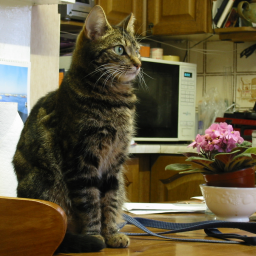
#> input picture W6L4/images/cat.bmp, 256 x 256 px
$ jupyter execute hadamard1.ipynb
#> lines starting #> are read from the running program, lines starting #| are printed output that depends on the picture
# Hadamard Example 1
### CS4243
#### Amir - 2022

[cell 1]
from scipy.linalg import hadamard
import numpy as np
import cv2

[cell 2]
# to show a 4x4 natural hadamard matrix and an 8x8 one
print('4x4 Natural Hadamard Matrix:\n', hadamard(4) )

print('\n8x8 Natural Hadamard Matrix:\n', hadamard(8) )

[cell 3]
# inline function to convert integer numbers to binary strings, and showing an example,
# x is the number and n is the bit length of its binary representation

int2bin = lambda x, n: format(x, 'b').zfill(n)

print(int2bin(11, 6))

[cell 4]
# horder function to convert the row number of the natural
# hadamard matrix to the sequency ordered row number
#
def horder(b,nn):
    jj = int2bin(b,nn)
    kk = ''
    for j in range(nn):
        kk = kk+jj[nn-1-j]

    kkk=np.zeros(nn)
    kkk[0] = kk[0]
    for j in range(1,nn):
        kkk[j] = int(kkk[j-1]) ^ int(kk[j])

    k=0
    for j in range(nn):
        k = k + int(kkk[j]) * 2**(nn-1-j)

    return int(k)

[cell 5]
# h = ordhad(n)
# generate a n*n ordered hadamard matrix
# amir - may 2022

def ordhad(n):
#> called with n = 4
    h = hadamard(n)
    hh = hadamard(n)
    nn = np.log2(n)
    for i in range(n):
        k = horder(int(i) , int(nn))
        hh[k][:] = h[i][:]

    return hh

[cell 6]
# to show a 4x4 sequency/frequency ordered hadamard matrix and an 8x8 one
print('4x4 Freq Ordered Hadamard Matrix:\n', ordhad(4) )

print('\n8x8 Freq Ordered Hadamard Matrix:\n', ordhad(8) )

[cell 7]
# Hadamard matrices, 64x64
ddd = (ordhad(64) + 1 ) * 200
eee = (hadamard(64)+ 1 ) * 200

cv2.namedWindow("Seq Ord 64", cv2.WINDOW_NORMAL)
cv2.imshow('Seq Ord 64',np.uint8(ddd))
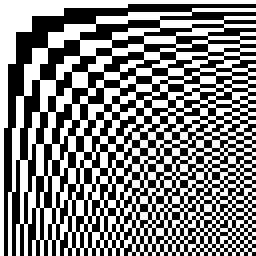
#> window 'Seq Ord 64': shape (64, 64) (shown 4 times larger); values 0 (black) and 144 (white), 50.8% white; black in thin lines or dots
cv2.namedWindow("Natural 64", cv2.WINDOW_NORMAL)
cv2.imshow('Natural 64',np.uint8(eee))
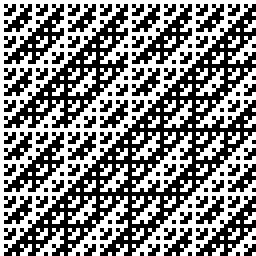
#> window 'Natural 64': shape (64, 64) (shown 4 times larger); values 0 (black) and 144 (white), 50.8% white; black in thin lines or dots
cv2.imwrite('ordhad64.jpg',np.uint8(ddd))
cv2.waitKey(0)
cv2.destroyAllWindows()
cv2.waitKey(1)

[cell 8]
# Hadamard matrices, 256x256
ddd = (ordhad(256) + 1 ) * 200
eee = (hadamard(256)+ 1 ) * 200
cv2.namedWindow("Seq Ord 256", cv2.WINDOW_NORMAL)
cv2.imshow('Seq Ord 256',np.uint8(ddd))
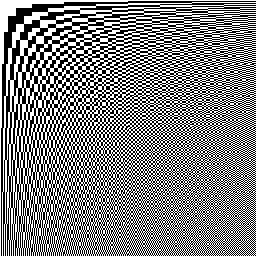
#> window 'Seq Ord 256': shape (256, 256); values 0 (black) and 144 (white), 50.2% white; black in thin lines or dots
cv2.namedWindow("Natural 256", cv2.WINDOW_NORMAL)
cv2.imshow('Natural 256',np.uint8(eee))
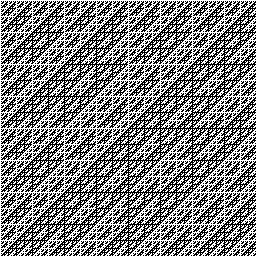
#> window 'Natural 256': shape (256, 256); values 0 (black) and 144 (white), 50.2% white; black in thin lines or dots
cv2.imwrite('ordhad256.jpg',np.uint8(ddd))
cv2.waitKey(0)

[cell 9]
# Example: Hadamard transform of a 512x512 image
# 1- building the freq ordered Hadamard matrix, size=512x512, equal to the supposed
# image size
h = ordhad(512)

[cell 10]
# reading image, conversion to graylevel, resize to 512x512
img = cv2.imread('images/cat.bmp')
#> img is the input picture: shape (256, 256, 3); mean B, G, R 64, 89.9, 100.5

[cell 11]
img = cv2.cvtColor(img, cv2.COLOR_BGR2GRAY)
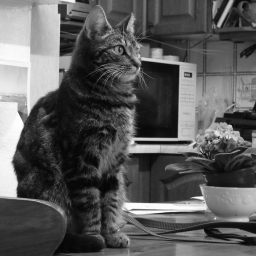
#> img: shape (256, 256); min 5, max 253, mean 90.1
img = cv2.resize(img, (512, 512))
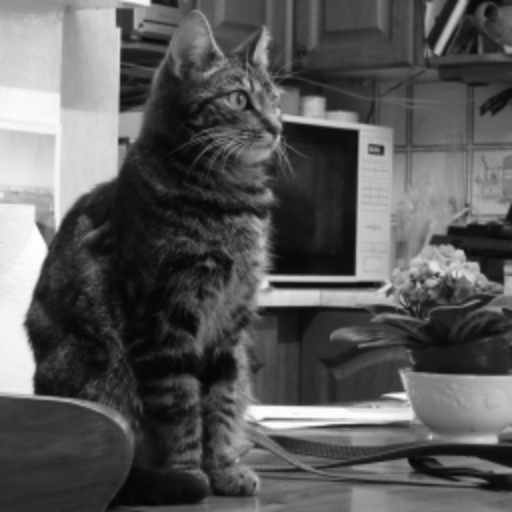
#> img: shape (512, 512); min 5, max 253, mean 90.1

There are three main ways to perform NumPy matrix multiplication:
* dot(array a, array b) : returns the scalar or dot product of two arrays.
* matmul(array a, array b) : returns the matrix product of two arrays.
* multiply(array a, array b) : returns the element-wise matrix multiplication of two arrays.

[cell 12]
# Transform: HI = h*img*h , matrix multiplication
HI = np.matmul(h, np.matmul(img, h))
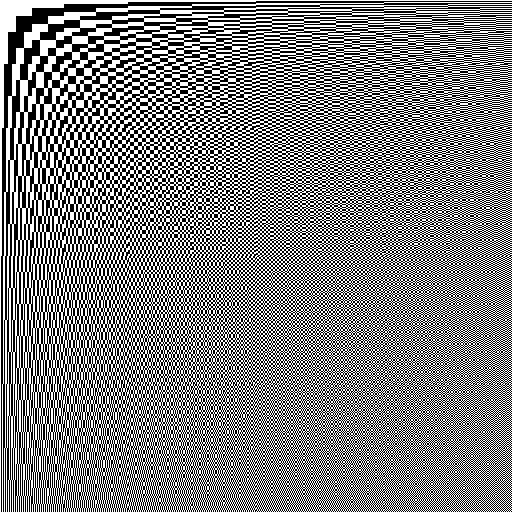
#> h: shape (512, 512) int64; values -1 (black) and 1 (white), 50.1% white; black in thin lines or dots

[cell 13]
# showing the shape and contents of the HI, i.e. Hadamard transform of the  img
HI.shape
#> Out = (512, 512)

[cell 14]
HI

[cell 15]
# sum of the all pixels of the img, check the HI[0,0] too !!??
np.sum(img)
#> Out = 23606677

In tests below we are going to build some 4x4 given binary images and compute their freq
ordered Hadamard transform to hive you some hints about an image and the distribution
of its frequency components

[cell 16]
img = np.ones((4,4))
h = ordhad(4)
H = np.matmul( h, np.matmul(img,h))
print('Image=\n', img , '\n Hadamard=')
print(H)

[cell 17]
img = [[1,1,0,0],[1,1,0,0],[1,1,0,0],[1,1,0,0]]
h = ordhad(4)
H = np.matmul( h, np.matmul(img,h))
print('Image=\n', img , '\n Hadamard=')
print(H)

[cell 18]
img = [[1,0,1,0],[1,0,1,0],[1,0,1,0],[1,0,1,0]]
h = ordhad(4)
H = np.matmul( h, np.matmul(img,h))
print('Image=\n', img , '\n Hadamard=')
print(H)

[cell 19]
img = [[1,0,1,0],[0,1,0,1],[1,0,1,0],[0,1,0,1]]
h = ordhad(4)
H = np.matmul( h, np.matmul(img,h))

print('Image=\n', img , '\n Hadamard=')
print(H)

[cell 20]
img = [[0,0,0,0],[0,1,1,0],[0,1,1,0],[0,0,0,0]]
h = ordhad(4)

$ run again, with W6L4/images/Arge_Bam3_bw.bmp copied over W6L4/images/cat.bmp
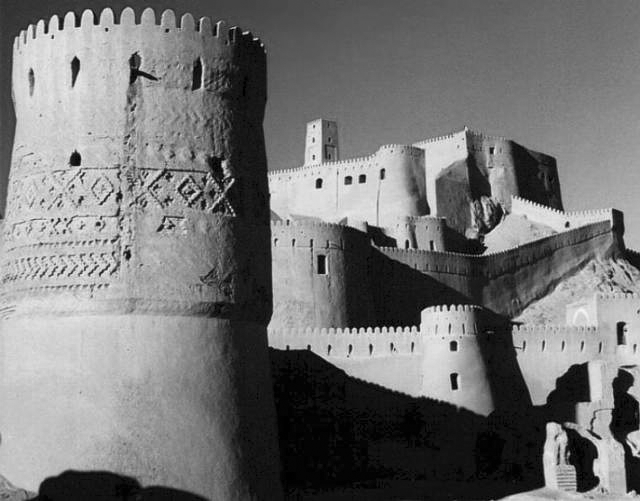
#> input picture W6L4/images/Arge_Bam3_bw.bmp, 640 x 501 px
#> img is the input picture: shape (501, 640, 3); min 0, max 249, mean 117.2
#> `img = cv2.resize(img, (512, 512))`:
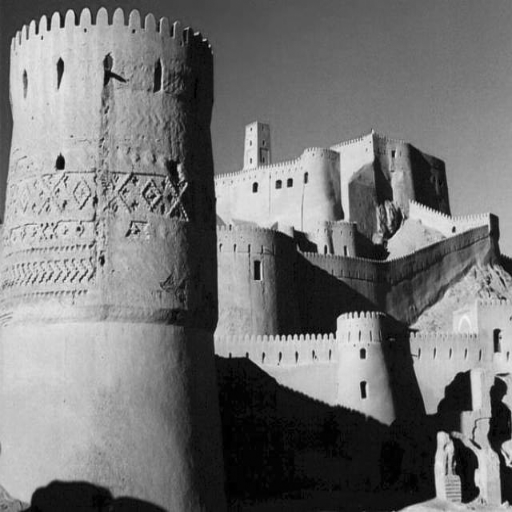
#> img: shape (512, 512); min 0, max 244, mean 117.1
#> h: shape (512, 512) int64; values -1 (black) and 1 (white), 50.1% white; black in thin lines or dots
#> `np.sum(img)`: Out = 30701771

$ run again, with W6L4/images/wm74_2.bmp copied over W6L4/images/cat.bmp
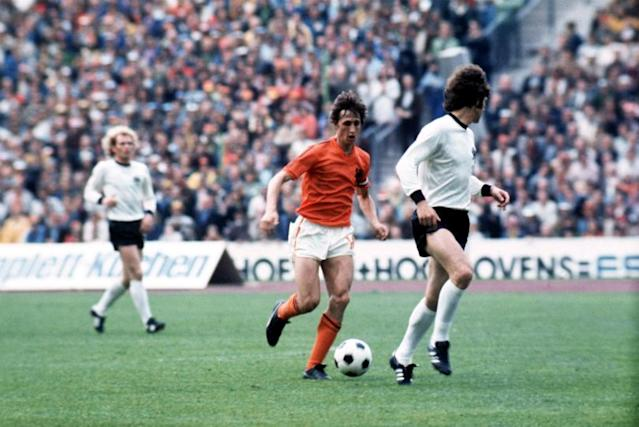
#> input picture W6L4/images/wm74_2.bmp, 639 x 427 px
#> img is the input picture: shape (427, 639, 3); mean B, G, R 136.9, 141, 133.9
#> `img = cv2.cvtColor(img, cv2.COLOR_BGR2GRAY)`:
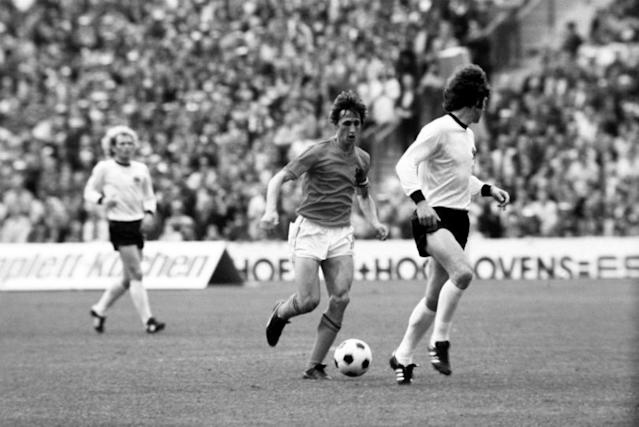
#> img: shape (427, 639); min 0, max 255, mean 138.4
#> `img = cv2.resize(img, (512, 512))`:
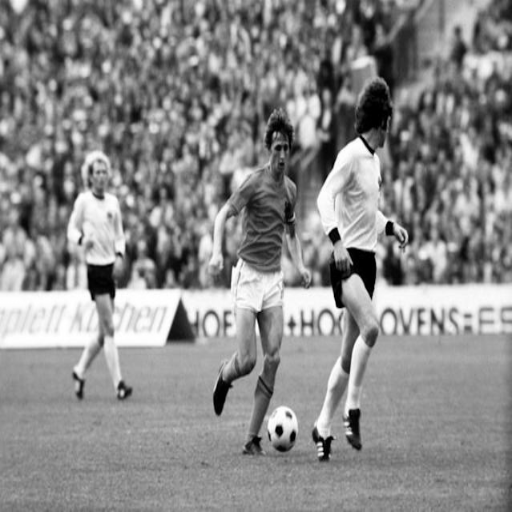
#> img: shape (512, 512); min 0, max 255, mean 138.3
#> h: shape (512, 512) int64; values -1 (black) and 1 (white), 50.1% white; black in thin lines or dots
#> `np.sum(img)`: Out = 36246784
